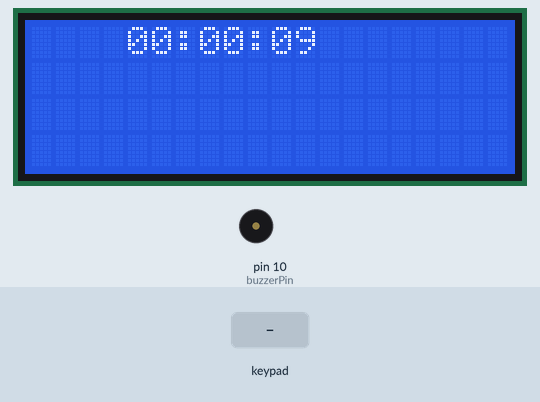
This sketch was run on a simulated Arduino Uno, built with avr-gcc and run on an emulated ATmega328P. Parts: 20×4 character LCD, buzzer (waves = sounding). The inputs (shaded band) are chosen by the test bench.

Above: at 1.2 s.
1.3 s: key '*' pressed
At 2.8 s:
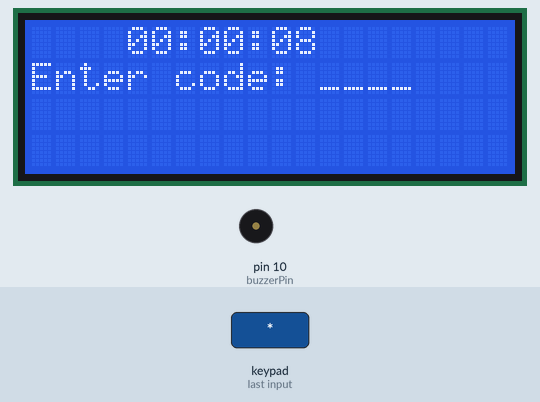
4.3 s: keypad keys 2 3 0 5 pressed 0.4 s apart
At 5.33 s:
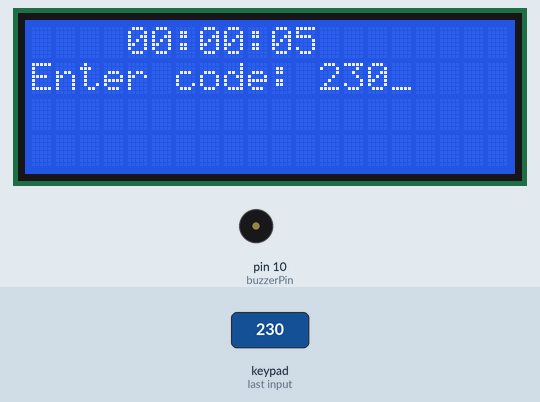
At 5.9 s:
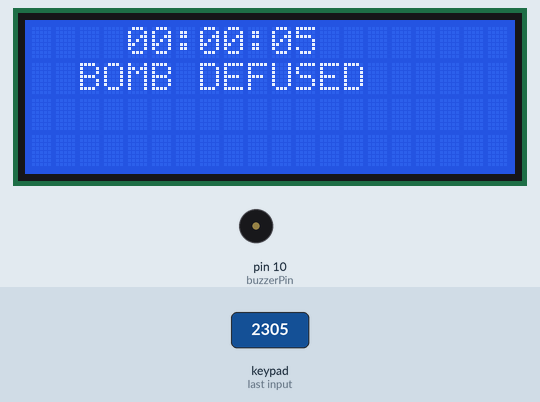
Timing chart, 0 to 7.4 s (numbered marks = the images above; inputs shaded):
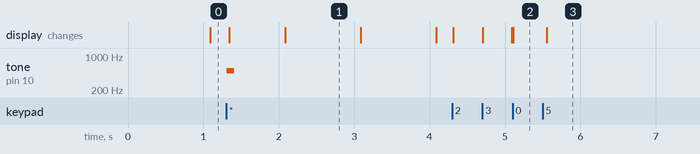

The sketch:

bomb-with-keypad.ino
```cpp
#include <Wire.h>
#include <LiquidCrystal_I2C.h>
#include <Keypad.h>

int buzzerPin = 10;
const byte ledPin = 13;    //using the built in LED
/* KEYPAD: */
const byte numRows= 4;
const byte numCols= 4;
char keymap[numRows][numCols]= { {'1', '2', '3', 'A'},{'4', '5', '6', 'B'},{'7', '8', '9', 'C'},{'*', '0', '#', 'D'} };
byte rowPins[numRows] = {9,8,7,6}; //Rows 0 to 3
byte colPins[numCols]= {5,4,3,2}; //Columns 0 to 3

/*  Application variables:  */
String code = "2305"; //The code to defuse the bomb
int maxSec = 10; // Time to defuse the bomb
String inseredCode = "";
bool EXPLODED = false;
bool DEFUSED = false;
unsigned long period = 10000;  //Amount of milliseconds between the buzzers
bool canEnterCode = false; // Whether the code can be entered (after pressing *)
int keyIndex = 12; //Where the code will be insered on the display

/*  TIMERS  */
unsigned long startMillis;  //global start time of the program
unsigned long startMillisForBuzzer;  //Start timer for buzzer
unsigned long startMillisForBlinking;  //Start timer for buzzer
bool showResult= true;
int totalSec = 0; // Ellapsed time since start
unsigned long currentMillis;

LiquidCrystal_I2C lcd(0x27,20,4);  // set the LCD address to 0x27 for a 16 chars and 2 line display
Keypad myKeypad= Keypad(makeKeymap(keymap), rowPins, colPins, numRows, numCols);

void setup() {
  lcd.init();
  lcd.backlight();
  startMillisForBuzzer = millis();
  startMillis = millis();
}

void loop() {
  if(EXPLODED || DEFUSED){
    if(EXPLODED){
      checkBuzzer(1000);
    }
    return;
  }
  timer(); //Continue timer
  char keypressed = myKeypad.getKey();
  if (keypressed != NO_KEY)
  {
    if(canEnterCode){ // If the code can be entered
      inseredCode = String(inseredCode + keypressed);
      if(inseredCode == code){
        defuse();
      }
      else{
        if(inseredCode.length() <= 3){
          lcd.setCursor(keyIndex,1);
          lcd.print(keypressed);
          keyIndex++;
        }
        else{
          explode();
        }
      }
    }
    else{
      if(keypressed == '*'){
        tone(buzzerPin, 500, 100);
        inseredCode = "";
        writeLine(1,0, "Enter code: ____");
        canEnterCode = true;
      }
    }
  }
}

void checkBuzzer(int duration){
  currentMillis = millis();  //get the current "time" (actually the number of milliseconds since the program started)
  if (currentMillis - startMillisForBuzzer >= period)  //check whether the period has elapsed
  {
    //tone(buzzerPin, 800, duration);  //if so, buzzer to the player
    startMillisForBuzzer = currentMillis;  //save the current time to the starttime for the buzzer
  }
}


void timer(){
  currentMillis = millis();  //get the current "time" (actually the number of milliseconds since the program started)
  int ellapsedSeconds = (currentMillis - startMillis) / 1000; //get total seconds since start

  if(ellapsedSeconds > maxSec){
    explode();
  }
  else{
    if(ellapsedSeconds > totalSec){
      totalSec = ellapsedSeconds;
      writeLine(0,4,getCountdown(totalSec));
    }
  }
}

String getCountdown(int ellapsedSeconds){
  int secToGo = maxSec - ellapsedSeconds;
  int timerSec = secToGo % 60;
  int timerMin = secToGo / 60;
  int timerHour = secToGo / (60*60);

  String sTimerMin = String(timerMin);
  if(timerMin < 10){
    sTimerMin = String("0" + sTimerMin);
  }
  String sTimerSec = String(timerSec);
  if(timerSec < 10){
    sTimerSec = String("0" + sTimerSec);
  }
  String sTimerHour = String(timerHour);
  if(timerHour < 10){
    sTimerHour = String("0" + sTimerHour);
  }

  return String(sTimerHour + ":" + sTimerMin + ":" + sTimerSec);
}

void explode(){
  EXPLODED = true;
  writeCurrentTime();
  writeLine(1,1,"BOMB EXPLODED");
  period = 2000;
}
void defuse(){
  DEFUSED = true;
  writeCurrentTime();
  writeLine(1,2, "BOMB DEFUSED");
}

void writeCurrentTime(){
  currentMillis = millis();  //get the current "time" (actually the number of milliseconds since the program started)
  int total = (currentMillis - startMillis) / 1000;
  writeLine(0,4,getCountdown(totalSec));
}

void writeLine(int line, int column, String text){
  clearLine(line);
  lcd.setCursor(column, line);
  lcd.print(text);
}

void clearLine(int line){
  lcd.setCursor(0,line);
  lcd.print("                ");
}

void checkBlinking(){
  int blinkPeriod = 1000;
  currentMillis = millis();
  if(currentMillis - startMillisForBlinking >= blinkPeriod){
    if(showResult){
      writeLine(1,1, "BOMB EXPLODED");
      showResult = false;
    }
    else{
      clearLine(1);
      showResult = true;
    }
    startMillisForBlinking = currentMillis;
  }
}
```

Measured:
- after the input at 1.3 s, tone on pin 10 (buzzerPin): silent → 500 Hz at once, → silent 0.10 s later; the display: first changes at once (image 1 shows a later state)
- after the input at 4.3 s, the display: first changes at once (image 2 shows a later state)
